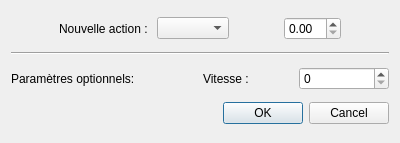
<?xml version="1.0" encoding="UTF-8"?>
<ui version="4.0">
 <class>AjouterWindow</class>
 <widget class="QDialog" name="AjouterWindow">
  <property name="geometry">
   <rect>
    <x>0</x>
    <y>0</y>
    <width>400</width>
    <height>143</height>
   </rect>
  </property>
  <property name="windowTitle">
   <string>Ajouter une action</string>
  </property>
  <layout class="QVBoxLayout" name="verticalLayout">
   <item>
    <layout class="QHBoxLayout" name="horizontalLayout">
     <item>
      <spacer name="horizontalSpacer_2">
       <property name="orientation">
        <enum>Qt::Horizontal</enum>
       </property>
       <property name="sizeHint" stdset="0">
        <size>
         <width>40</width>
         <height>20</height>
        </size>
       </property>
      </spacer>
     </item>
     <item>
      <widget class="QLabel" name="label">
       <property name="text">
        <string>Nouvelle action : </string>
       </property>
      </widget>
     </item>
     <item>
      <widget class="QComboBox" name="comboBoxAction"/>
     </item>
     <item>
      <spacer name="horizontalSpacer">
       <property name="orientation">
        <enum>Qt::Horizontal</enum>
       </property>
       <property name="sizeHint" stdset="0">
        <size>
         <width>40</width>
         <height>20</height>
        </size>
       </property>
      </spacer>
     </item>
     <item>
      <widget class="QDoubleSpinBox" name="spinBoxDuree"/>
     </item>
     <item>
      <spacer name="horizontalSpacer_3">
       <property name="orientation">
        <enum>Qt::Horizontal</enum>
       </property>
       <property name="sizeHint" stdset="0">
        <size>
         <width>40</width>
         <height>20</height>
        </size>
       </property>
      </spacer>
     </item>
    </layout>
   </item>
   <item>
    <widget class="Line" name="line">
     <property name="orientation">
      <enum>Qt::Horizontal</enum>
     </property>
    </widget>
   </item>
   <item>
    <layout class="QHBoxLayout" name="horizontalLayout_2">
     <item>
      <widget class="QLabel" name="label_2">
       <property name="text">
        <string>Paramètres optionnels: </string>
       </property>
      </widget>
     </item>
     <item>
      <layout class="QVBoxLayout" name="verticalLayout_2">
       <item>
        <layout class="QHBoxLayout" name="horizontalLayout_3">
         <item>
          <widget class="QLabel" name="label_3">
           <property name="text">
            <string>Vitesse : </string>
           </property>
          </widget>
         </item>
         <item>
          <widget class="QSpinBox" name="spinBoxVitesse">
           <property name="maximum">
            <number>400</number>
           </property>
          </widget>
         </item>
        </layout>
       </item>
      </layout>
     </item>
    </layout>
   </item>
   <item>
    <widget class="QDialogButtonBox" name="buttonBox">
     <property name="orientation">
      <enum>Qt::Horizontal</enum>
     </property>
     <property name="standardButtons">
      <set>QDialogButtonBox::Cancel|QDialogButtonBox::Ok</set>
     </property>
    </widget>
   </item>
  </layout>
  <zorder>buttonBox</zorder>
  <zorder>line</zorder>
 </widget>
 <resources/>
 <connections>
  <connection>
   <sender>buttonBox</sender>
   <signal>accepted()</signal>
   <receiver>AjouterWindow</receiver>
   <slot>accept()</slot>
   <hints>
    <hint type="sourcelabel">
     <x>248</x>
     <y>254</y>
    </hint>
    <hint type="destinationlabel">
     <x>157</x>
     <y>274</y>
    </hint>
   </hints>
  </connection>
  <connection>
   <sender>buttonBox</sender>
   <signal>rejected()</signal>
   <receiver>AjouterWindow</receiver>
   <slot>reject()</slot>
   <hints>
    <hint type="sourcelabel">
     <x>316</x>
     <y>260</y>
    </hint>
    <hint type="destinationlabel">
     <x>286</x>
     <y>274</y>
    </hint>
   </hints>
  </connection>
 </connections>
</ui>
